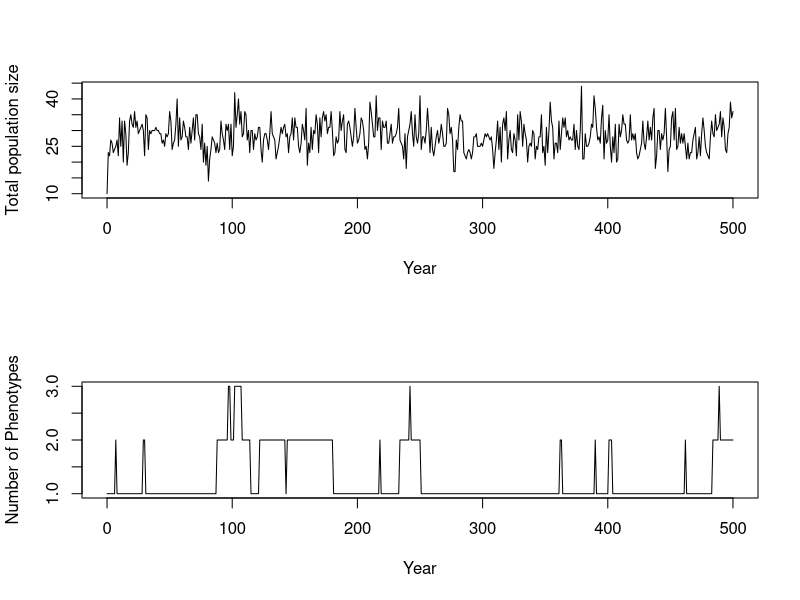
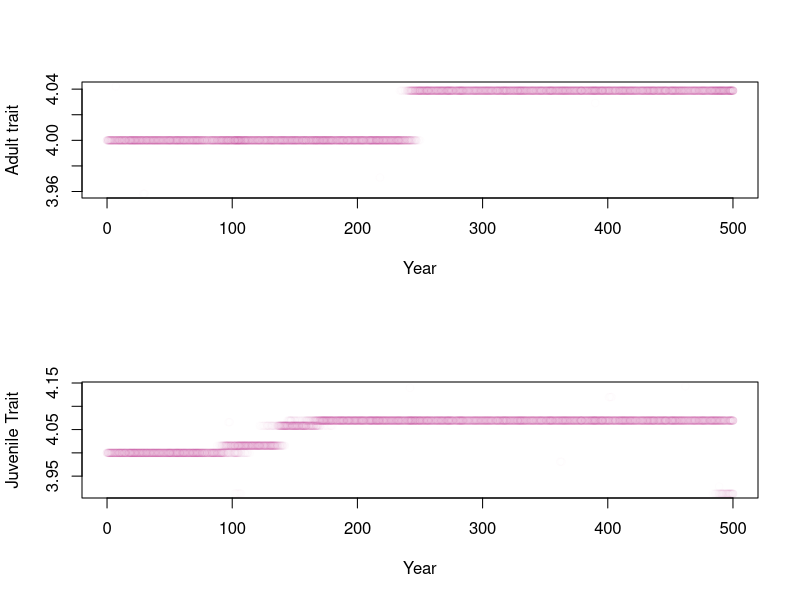
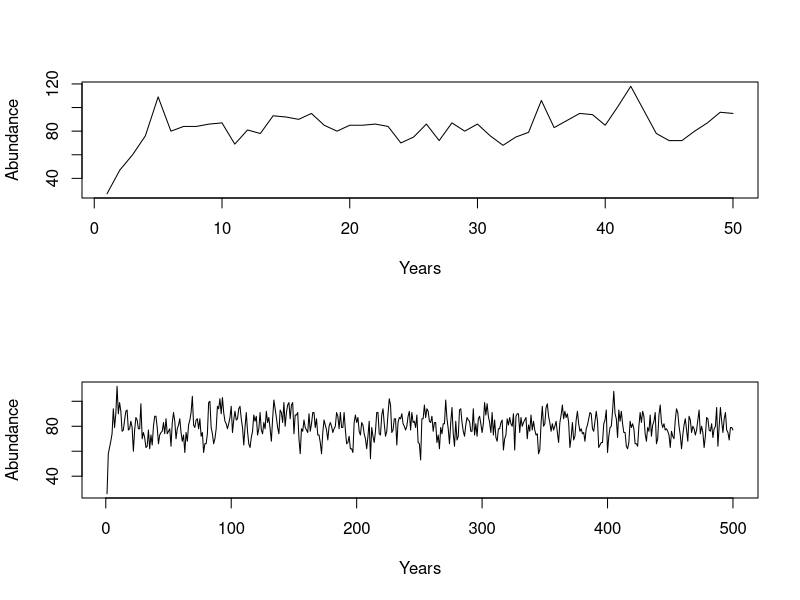

Write the R code that produced these figures, in order.




# Second CLC model, optimized, maybe

#Shorthands used: popSize   : Initial population size 
                # resProp   : resource property, a matrix with first row being Adult resources and second row being juveniles resources
                # resFreq   : resource freq, should be relative i.e. add up to one once again first row is adult, second is juvenile. 
                # resGen    : A measure of how generalist the consumers are a matrix with 1 column 2 rows, first row is adults
                # fmax      : A measure of the maximum number of offspring possible
                # kA/kJ     : A measure of how density dependent the fecundity and survival is. Half saturation constant 
                # mutProb   : Mutation probability
                # mutVar    : Mutation variation in the case a mutation occurs
                # time.steps: how long the function runs e.g. years
                # iniP(A/J) : initial phenotype of adult and juvenile(different)
                # nmorphs   : Number of morphs in initial run

pop <- matrix(data = NA, ncol = 4, nrow = 5)                             # Each column in this matrix is one phenotype combination.

pop[,1] <- 20
pop[,2] <- 1
pop[,3] <- 1
for (i in 1:5){
  pop[i,4] <- runif(1)
}

test <- rowSums(pop)

pop[,4] <- (test/(3+test))


# Full function ----------------------------------------------------------------

resourceCompetition <- function(popSize, resProp, resFreq, resGen=matrix(c(0.2,0.2),ncol=1, nrow=2), fmax = 5, kA = 0.5, kJ = 0.5, mutProb=0.001, mutVar=0.1, time.steps=200, iniPA=4, iniPJ=4, nmorphs = 1){
  
  pop <- matrix(data = NA, ncol = 4, nrow = nmorphs)                             # Each column in this matrix is one phenotype combination.
  
  pop[,1] <- popSize
  pop[,2] <- iniPA
  pop[,3] <- iniPJ
  
  colnames(pop) <- c("Number of indivduals", "Adult trait", "Juvenile trait", "Proxy")
 
  stats         <- matrix(data = c(0, sum(pop[,1]), nrow(pop), mean(pop[,2]), var(pop[,2]), 
                            mean(pop[,3]), var(pop[,3])), nrow = 1, ncol = 7)                                                             #Where we will eventually save our stats and phenotypes
  phenotypes <- matrix(data = c(0, popSize, iniPA, iniPJ), nrow = 1, ncol = 4)
  colnames(phenotypes) <- c("Year", "Number of indivduals", "Adult trait", "Juvenile trait")                                        

  
  for (t in 1:time.steps){
    
    # Deterministic fecundity proxy alpha ------------------------------------

      adults     <- pop                                                            
      alphaA     <- NULL                                                           # Will create a matrix with all alpha values
      alphaSumA  <- NULL
      

      resPropAduMatrix <- matrix(data = resProp[1,], ncol = ncol(resProp), nrow = nrow(adults), byrow = T)
      aduTrait <- adults[, 2]
      aduTraitMatrix <- matrix(data = rep(aduTrait, each = ncol(resProp)), ncol = ncol(resProp), nrow = nrow(adults), byrow = T)
      
      alphaA          <- exp(-((aduTraitMatrix-resPropAduMatrix)^2/(2*resGen[1,1])^2))                 # Calculation of individual alpha
      adultSizeMatrix <- matrix(data = adults[,1], ncol = ncol(resProp), nrow = nrow(adults)) # Creation of a matrix with size of each type in the rows
      alphaSizeA      <- alphaA*adultSizeMatrix                                                        # Creation of matrix that reflects both the trait but also number of individuals in type
      alphaSumA       <- colSums(alphaSizeA)
      
      alphaSumAduMatrix <- matrix(data = alphaSumA, ncol = ncol(resProp), nrow = nrow(adults), byrow = T)
      resFreqAduMatrix  <- matrix(data = resProp[1,], ncol = ncol(resProp), nrow = nrow(adults), byrow = T)
      
      fec <- resFreqAduMatrix*alphaA*(1/alphaSumAduMatrix)
      combFec <- rowSums(fec)
      adults[,4] <- fmax*(combFec/(kA+combFec)) 
      
      # Spawning of offspring -------------------------------------------------
      
      juveniles <- adults                                                         # Create a matrix were we will add juveniles into
      
      for(i in 1:nrow(juveniles)) {
        
        juv             <- rpois(n = 1, lambda = adults[i,1] * adults[i,4])      # This calculates the number of juveniles based on a possion distribution. 
        juveniles[i, 1] <- juv                                                    # States number of juveniles in 1 column
                                   
      }
      
      # Mutation of offspring -------------------------------------------------
      
      probs <- juveniles[,1]/sum(juveniles[, 1])  # Generates probability of morph being mutated based upon number of individuals.
      N.mut <- as.numeric(rbinom(n = 1, size = sum(juveniles[, 1]), prob = mutProb))
      
      
      if(N.mut > 0){
        random.choice <- c()
        mutation.pos <- c()
        
        for (m in 1:length(N.mut)){
        random.choice <- rmultinom(n = 1 , size = 1, prob = probs)    # Randomly chooses which morphs to mutate based on probs
        mutation.pos[m] <- as.numeric(which(random.choice == 1))
      }
      
        for (i in  1:length(mutation.pos)){
        
        mutChange <- rnorm(n=1, mean=0, sd=mutVar)
        juveniles[mutation.pos[i], 1] <- juveniles[mutation.pos[i], 1] - 1         # Removes the mutated individual from the morph
        
          if(rbinom(n = 1, size = 1, prob = 0.5) == 0){                            # Randomly choose whether adult or juvenile trait gets morphed.
            
                
            new.morph <- matrix(data = c(1, juveniles[mutation.pos[i], 2] + mutChange, #Changes adult trait to a new trait and adds it to the juveniles
                                         juveniles[mutation.pos[i], 3], 0), 
                                ncol = ncol(juveniles), nrow = 1)
            juveniles <- rbind(juveniles, new.morph)
          }
          else {
                
            new.morph <- matrix(data = c(1, juveniles[mutation.pos[i], 2] ,        #Changes juvenile trait to a new trait and adds it to the juveniles
                                         juveniles[mutation.pos[i], 3]+ mutChange, 0), 
                                ncol = ncol(juveniles), nrow = 1)
            juveniles <- rbind(juveniles, new.morph)
          }
        
        }
        
      }
      
    
      
      # Kill off offspring -----------------------------------------------------
      
      alphaSumJ <- NULL
      alphaJ    <- NULL
      alphaSizaJ <- NULL
                                                                                  # Survival of juveniles also depends on resource availability
      resPropJuvMatrix <- matrix(data = resProp[2,], ncol = ncol(resProp), nrow = nrow(juveniles), byrow = T)
      juvTrait <- juveniles[,3]
      juvTraitMatrix <- matrix(data = rep(juvTrait, each = ncol(resProp)), ncol = ncol(resProp), nrow = nrow(juveniles), byrow = T)
        
      alphaJ     <- exp(-((juvTraitMatrix-resPropJuvMatrix)^2/ (2*resGen[2,1])^2))
      juvenilesSizeMatrix <- matrix(data = juveniles[,1], ncol = ncol(resProp), nrow = nrow(juveniles)) # Creation of a matrix with size of each type in the rows
      alphaSizeJ          <- alphaJ*juvenilesSizeMatrix                                                        # Creation of matrix that reflects both the trait but also number of individuals in type
      alphaSumJ           <- colSums(alphaSizeJ)
      alphaSumJ           <- colSums(alphaSizeJ)
        
      alphaSumJuvMatrix <- matrix(data = alphaSumJ, ncol = ncol(resProp), nrow = nrow(juveniles), byrow = T)
      resFreqJuvMatrix  <- matrix(data = resProp[2,], ncol = ncol(resProp), nrow = nrow(juveniles), byrow = T)
      
      sur <- resFreqJuvMatrix*alphaJ*(1/alphaSumJuvMatrix)
      combSur <- rowSums(sur)
      juveniles[,4] <- (combSur/(kJ+combSur)) 
      
      juveniles[,1] <- rbinom(n = nrow(juveniles) , size = juveniles[,1], prob = juveniles[,4])
    
      
      pop <- juveniles[juveniles[, 1] != 0, , drop = FALSE]                        # all adults die after reproducing, so the new generation is only juveniles, and all rows with zero individuals are removed.
    
    # extract stats and phenotype ---------------------------------------------
    
    if(nrow(pop) == 0){                                                          # Checks whether population has reached zero, then it breaks the for loop.                                   
      print("Population extinction")
      break
    }
    
    stats <- rbind(stats, c(t, sum(pop[,1]), nrow(pop), mean(pop[,2]), var(pop[,2]), 
                            mean(pop[,3]), var(pop[,3]))) 
    
    pStats <- cbind(rep(t, nrow(pop)), pop[,1], pop[,2], pop[,3])
    phenotypes <- rbind(phenotypes, pStats)
    
      
  }
  
  #return output  ------------------------------------------------------------
  colnames(stats) <- c("year", "population size", "Number of morphs", "mean A trait", "var A", "mean J trait", "var J")
  rownames(phenotypes) <- NULL
  return(list(stats=stats, phenotypes=phenotypes))                                 #returns both the stats and the phenotype
  
  
}


# Initialization ----------------------------------------------------------------
                  
resource.frequency <- c(10,2,2,1,5,  # res. freq. of adults
                        4,2,2,2,3)   # res. freq. pf juveniles
resource.property<- c(1, 3, 4, 5, 10,            # res. property of adults
                      2, 3, 4, 5, 7)             # res. property of juveniles

resFreqMatrix <- matrix(resource.frequency, nrow=2, ncol=5, byrow = TRUE) 
rownames(resFreqMatrix) <- c("Juvenile", "Adult")
colnames(resFreqMatrix)  <- paste0("Resource ", 1:ncol(resFreqMatrix))

resPropMatrix <- matrix(resource.property, nrow=2, ncol=5, byrow = TRUE)          
rownames(resPropMatrix)<-c("Juvenile", "Adult")
colnames(resFreqMatrix)  <- paste0("Resource ", 1:ncol(resPropMatrix))


output <- resourceCompetition(resProp=resPropMatrix, resFreq=resFreqMatrix, popSize = 10, mutProb=0.001, mutVar=0.05, time.steps = 500)

stats <- output$stats
phenotypes <- output$phenotypes



# Plotting  -------------------------------------------------------------------

par(mfrow=c(2,1))


plot(x = stats[, 1], y = stats[, 2], xlab = "Year", ylab = "Total population size", type = "l")

plot(x = stats[, 1], y = stats[, 3], xlab = "Year", ylab = "Number of Phenotypes", type = "l")

par(mfrow=c(2,1))

pColors <- rgb(0.7, 0.1, 0.5, alpha = (phenotypes[,2]/(100+phenotypes[,2])))
plot(x = phenotypes[, 1], y = phenotypes[,3], col = pColors, xlab = "Year", ylab = "Adult trait")
plot(x = phenotypes[, 1], y = phenotypes[,4], col = pColors, xlab = "Year", ylab = "Juvenile Trait")


# Add a legend to distinguish between patches
#legend("topright", legend=c("Patch 1", "Patch 2"), col=c(rgb((1-0.9)*0.7,0.59,0.8, alpha =0.6), rgb((2-0.9)*0.7,0.59,0.8, alpha =0.6)), pch=19)

# Add a title to the plot
#title("Individual Phenotypes Over Years for Patch 1 and Patch 2")

# -------------------------------




# Function split into smaller parts(for easier debugging): -----------------------------------------------------------------------------------------

#----------------- Population initialization:
popSize <- 15
iniPA   <- 4
iniPJ   <- 4
nmorphs <- 1

pop <- matrix(data = NA, ncol = 4, nrow = nmorphs)                             # Each column in this matrix is one phenotype combination.

pop[,1] <- popSize
pop[,2] <- iniPA
pop[,3] <- iniPJ

colnames(pop) <- c("Number of indivduals", "Adult trait", "Juvenile trait", "Proxy")

# --------------------- Resource initialization (adult)

resFreqA <- c(2,2,5,2,2)              # res. freq. of adults
resPropA <- c(2, 3, 4, 5, 6)          # res. property of adults
resGenA  <- 0.3
kA       <- 0.3
fmax     <- 10 


#----------------- Fecundity  ----------------

birth <- function (pop, resPropA, resFreqA, resGenA, kA, fmax) { 
    
    # Deterministic fecundity proxy alpha ------------------------------------
    
    adults    <- pop                                                            
    alphaA    <- NULL                                                             # Will create a matrix with all alpha values
    alphaSumA <- NULL
    
    for(r in 1:length(resPropA)){                                                 # Loops through each resource to compute 
      
      rp <- resPropA[r]                                                           # Resource property for adult resource [2,]
      
      alpha     <- exp(-(adults[, 2]-rp)^2/ (2*resGenA)^2 )                       # Compute  alphas for all adults, if different generalities for stages want to be added modify resGen
      alphaA    <- cbind(alphaA, alpha)                                           # Store alphas for all resources for all morphs
      alphaSumA <- c(alphaSumA, sum(alpha*adults[,1]))                            # Store the sum of all alphas for each resource
      
    }
    
    for(i in 1:nrow(adults)){
      
      fec <- 0
      for(r in 1:length(resPropA)){                                                  # Goes through each resource and calculates source specific  
        # fecundity and then adds them together to create the total fec..
        R  <- resFreqA[r]
        fec <- fec + R * (alphaA[i,r]/alphaSumA[r])                               # Total fecundity is the sum of fecundities gained 
        # from all the different resources. Which is derived
      }                                                                           # both the ability to consume a resource, alphaA, and the 
      adults[i,4] <- fmax * (fec/(kA+fec))                                        # the total ability of all individuals to consume 
      # said resource, alphaSumA. R = resource available
    }
    
    # Spawning of offspring -------------------------------------------------
    
    juveniles <- adults                                                          # Create a matrix were we will add juveniles into
    
    for(i in 1:nrow(juveniles)) {
      
      juv             <- rpois(n = 1, lambda = adults[i,1] * adults[i,4])        # This calculates the number of juveniles based on a possion distribution. 
      juveniles[i, 1] <- juv                                                     # States number of juveniles in 1 column
      
    }
    
    pop <- juveniles
  
  return(pop)
}

populationSize <- c()
timesteps <- 50

for(t in 1:timesteps){
  
  pop <- birth(pop = pop, resPropA = resPropA , resFreqA = resFreqA, resGenA = resGenA, kA = kA, fmax = 3)
  
  populationSize<- rbind(populationSize, sum(pop[,1])) 
  
}
rownames(populationSize) <- paste0("Year", 1:nrow(populationSize)) 
colnames(populationSize) <- "Number of indivduals"


plot(x = 1:nrow(populationSize), y = populationSize, type = "l", xlab = "Years", ylab = "Abundance")

#----------------- Mutation   -------------------

mutation <- function(pop, mutProb, mutVar){

juveniles <- pop
probs <- juveniles[,1]/sum(juveniles[, 1])  # Generates probability of morph being mutated based upon number of individuals.
N.mut <- as.numeric(rbinom(n = 1, size = sum(juveniles[, 1]), prob = mutProb))


if(N.mut > 0){
  #print("Mutation!")
  random.choice <- c()
  mutation.pos <- c()
  for (m in 1:length(N.mut)){
    random.choice <- rmultinom(n = 1 , size = 1, prob = probs)    # Randomly chooses which morphs to mutate based on probs
    mutation.pos[m] <- as.numeric(which(random.choice == 1))
  }
  
  for (i in  1:length(mutation.pos)){
    
    mutChange <- rnorm(n=1, mean=0, sd=mutVar)
    juveniles[mutation.pos[i], 1] <- juveniles[mutation.pos[i], 1] - 1       # Removes the mutated individual from the morph
    
    if(rbinom(n = 1, size = 1, prob = 0.5) == 0){                            # Randomly choose whether adult or juvenile trait gets morphed.
      
      
      new.morph <- matrix(data = c(1, juveniles[mutation.pos[i], 2] + mutChange, #Changes adult trait to a new trait and adds it to the juveniles
                                   juveniles[mutation.pos[i], 3], 0), 
                          ncol = ncol(juveniles), nrow = 1)
      juveniles <- rbind(juveniles, new.morph)
    }
    else {
      # Removes the mutated individual from the morph
      new.morph <- matrix(data = c(1, juveniles[mutation.pos[i], 2] ,        #Changes juvenile trait to a new trait and adds it to the juveniles
                                   juveniles[mutation.pos[i], 3]+ mutChange, 0), 
                          ncol = ncol(juveniles), nrow = 1)
      juveniles <- rbind(juveniles, new.morph)
    }
    
  }
  
}


pop <- juveniles

return(pop)

}


#----------------- Survival  ------------------------------------

death <- function(pop, resPropJ, resFreqJ, resGenJ, kJ){
  juveniles <- pop
  alphaSumJ <- NULL
  alphaJ    <- NULL
  
  for(r in 1:length(resPropJ)){                                                  # Survival of juveniles also depends on resource availability.
    
    rp <- resPropJ[r] 
    
    alpha     <- exp(-(juveniles[,3]-rp)^2/ (2*resGenJ) )
    alphaJ    <- cbind(alphaJ, alpha)
    alphaSumJ <- c(alphaSumJ, sum(alpha) )
    
  }
  
  for(i in 1:nrow(juveniles)){
    
    sur <- 0
    for(r in 1:length(resPropJ)){                                                # Goes through each resource and calculates source specific  
                                                                                 # survival and then adds them together to create the total sur
      R  <- resFreqJ[r]
      sur <- sur + R * (alphaJ[i,r]/alphaSumJ[r])                             
      
    }                                                                         
    
    det.sur <- sur/(kJ+sur)                                                       # this is to create a saturating function, survival can never be over 1 higher kJ means flatter curve
    juveniles[i,1] <- rbinom(n = 1 , size = juveniles[i,1], prob = det.sur)       # sees how many survive given their det. survival.
  }
  
  pop <- juveniles[juveniles[, 1] != 0, , drop = FALSE]
  
  return(pop)
}

# Test of survival and birth and mutation together ---------------------------------------------------

#----------------- Population initialization
popSize <- 15
iniPA   <- 4
iniPJ   <- 4
nmorphs <- 1

pop <- matrix(data = NA, ncol = 4, nrow = nmorphs)                             # Each column in this matrix is one phenotype combination.

pop[,1] <- popSize
pop[,2] <- iniPA
pop[,3] <- iniPJ

colnames(pop) <- c("Number of indivduals", "Adult trait", "Juvenile trait", "Proxy")

mutProb = 0.005
mutVar = 0.1

populationSize <- c()
numberPhenotypes <- c()
Phenotypes <- matrix(data = c(0, popSize, iniPA, iniPJ), nrow = 1, ncol = 4)
colnames(Phenotypes) <- c("Year", "Number of indivduals", "Adult trait", "Juvenile trait")
timesteps <- 500

# --------------------- Resource initialization (adult)

resFreqA <- c(2,2,5,2,2)              # res. freq. of adults
resPropA <- c(2, 3, 4, 5, 6)          # res. property of adults
resGenA  <- 0.3
kA       <- 0.3
fmax     <- 10 

# --------------------- Resource initialization (juvenile)

resFreqJ <- c(10,3,1,3,10)              # res. freq. of juveniles
resPropJ <- c(1, 3, 4, 5, 7)          # res. property of juveniles
resGenJ  <- 0.2
kJ       <- 0.3


for(t in 1:timesteps){
  
  pop <- birth(pop = pop, resPropA = resPropA , resFreqA = resFreqA, resGenA = resGenA, kA = kA, fmax = 3)

  pop <- mutation(pop=pop, mutProb = mutProb, mutVar = mutVar)
  
  pop <- death(pop = pop, resPropJ = resPropJ, resFreqJ = resFreqJ, resGenJ = resGenJ, kJ = kJ)

  
  
  if (nrow(pop) == 0) {
    print("Extinction!")
    break
  }
  else {
    
   #print(paste0("Loop ", t ," works"))
    
        }
  
  numberPhenotypes <- rbind(numberPhenotypes, nrow(pop))
  pStats <- cbind(rep(t, nrow(pop)), pop[,1], pop[,2], pop[,3])
  Phenotypes <- rbind(Phenotypes, pStats)
  populationSize<- rbind(populationSize, sum(pop[,1])) 
  
}


rownames(populationSize) <- paste0("Year", 1:nrow(populationSize)) 
colnames(populationSize) <- "Number of indivduals"

colnames(numberPhenotypes) <- "# of phenotypes"

rownames(Phenotypes) <- NULL


plot(x = 1:nrow(populationSize), y = populationSize, type = "l", xlab = "Years", ylab = "Abundance")
